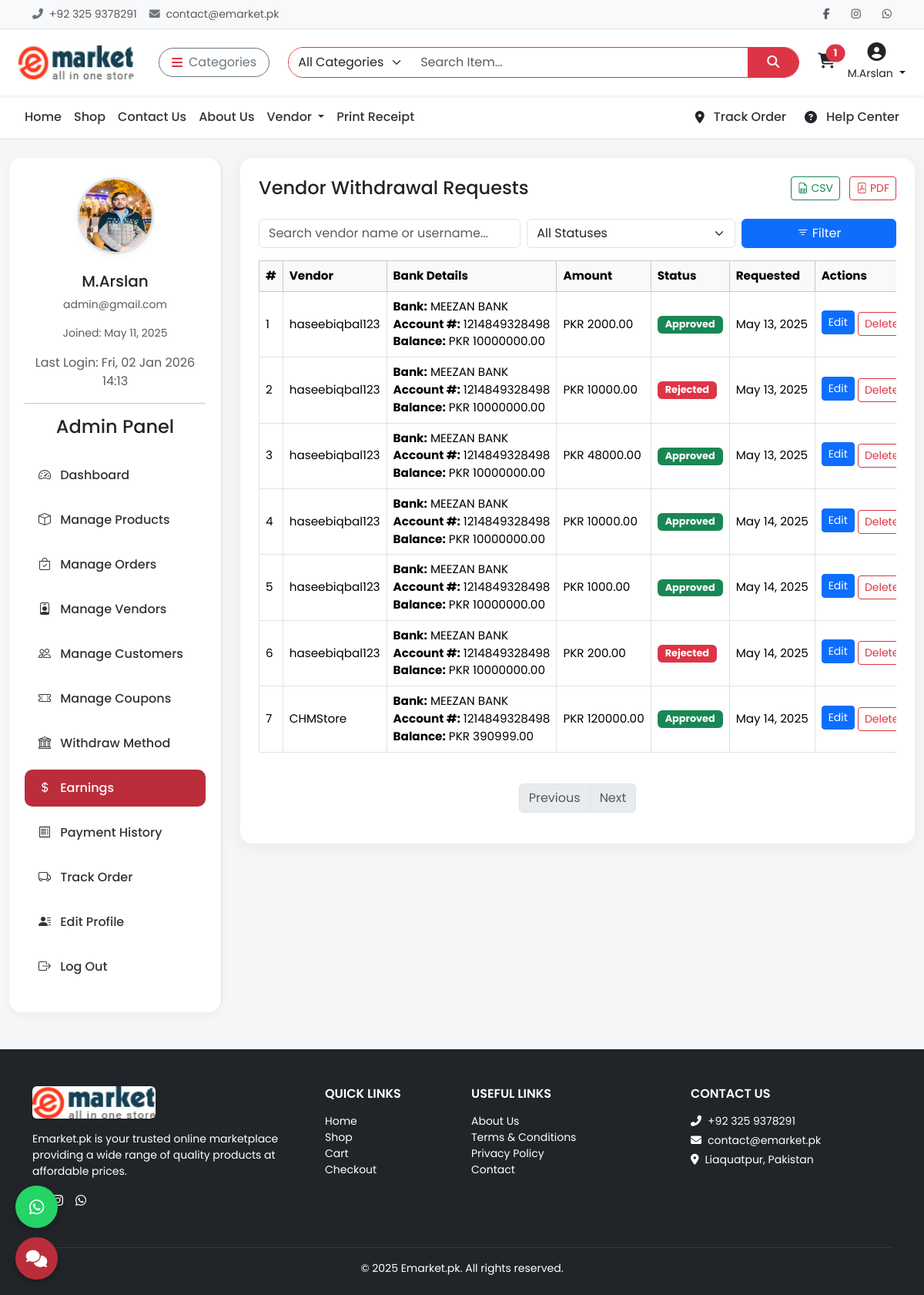
The app's page /admin-panel/withdrawals/ (signed in) with its own data.
### api/models.py (models this page shows, shortened)
class Cart(models.Model):
    user = models.ForeignKey(settings.AUTH_USER_MODEL, on_delete=models.CASCADE, null=True, blank=True)
    session_key = models.CharField(max_length=40, null=True, blank=True)
    created_at = models.DateTimeField(auto_now_add=True)
    coupon = models.ForeignKey(Coupon, on_delete=models.SET_NULL, null=True, blank=True)
    total = models.DecimalField(max_digits=10, decimal_places=2, default=0)
    def total_amount(self):
        return self.total
    @property
    def total_items(self):
        return sum(item.quantity for item in self.items.all())
    @staticmethod
    def get_or_create_cart(request):
        if request.user.is_authenticated:
            cart, _ = Cart.objects.get_or_create(user=request.user, session_key=None)
        else:
            session_key = request.session.session_key
            if not session_key:
                request.session.create()
                session_key = request.session.session_key
            cart, _ = Cart.objects.get_or_create(user=None, session_key=session_key)
        return cart

class CartItem(models.Model):
    cart = models.ForeignKey(Cart, related_name='items', on_delete=models.CASCADE)
    product = models.ForeignKey('Product', on_delete=models.CASCADE)
    color = models.ForeignKey('ProductColorVariant', on_delete=models.SET_NULL, null=True, blank=True)
    size = models.ForeignKey('ProductSizeVariant', on_delete=models.SET_NULL, null=True, blank=True)
    quantity = models.PositiveIntegerField(default=1)
    @property
    def total_price(self):
        base_price = self.product.base_price
        color_price = self.color.price if self.color else Decimal(0)
        size_price = self.size.price if self.size else Decimal(0)
        return (base_price + color_price + size_price) * self.quantity

class CustomUser(AbstractUser):
    email = models.EmailField(unique=True)
    phone = models.CharField(max_length=20, blank=True)
    profile_image = models.ImageField(upload_to='profiles/', blank=True, null=True)
    is_vendor = models.BooleanField(default=False)
    is_customer = models.BooleanField(default=True)
    address = models.TextField(blank=True)

class Withdrawal(models.Model):
    STATUS_CHOICES = (
        ('Pending', 'Pending'),
        ('Approved', 'Approved'),
        ('Rejected', 'Rejected'),
    )
    vendor = models.ForeignKey(Vendor, on_delete=models.CASCADE)
    amount = models.DecimalField(max_digits=10, decimal_places=2)
    status = models.CharField(max_length=10, choices=STATUS_CHOICES, default='Pending')
    requested_at = models.DateTimeField(auto_now_add=True)
    processed_at = models.DateTimeField(auto_now_add=True,null=True, blank=True)

class Vendor(models.Model):
    user = models.OneToOneField(settings.AUTH_USER_MODEL, related_name='vendor', on_delete=models.CASCADE)
    vendor_slug = models.SlugField(blank=True, null=True)
    slug = models.SlugField(blank=True, null=True)
    business_name = models.CharField(max_length=255)
    business_type = models.CharField(max_length=100, choices=[
        ('Individual', 'Individual'),
        ('Company', 'Company'),
        ('Agency', 'Agency'),
    ])
    registration_number = models.CharField(max_length=100)
    tax_id = models.CharField(max_length=100, blank=True, null=True)
    business_description = models.TextField(blank=True)
    phone_number = models.CharField(max_length=20)
    alternate_phone = models.CharField(max_length=20, blank=True, null=True)
    address = models.TextField()
    city = models.CharField(max_length=100)
    state = models.CharField(max_length=100)
    zip_code = models.CharField(max_length=20)
    country = models.CharField(max_length=100)
    bank_name = models.CharField(max_length=100)
    account_holder_name = models.CharField(max_length=100)
    account_number = models.CharField(max_length=100)
    swift_code = models.CharField(max_length=100)
    total_earnings = models.DecimalField(max_digits=10, decimal_places=2, default=0)
    available_balance = models.DecimalField(max_digits=10, decimal_places=2, default=0)
    business_license = models.FileField(upload_to='vendor/licenses/')
    tax_certificate = models.FileField(upload_to='vendor/tax_docs/', blank=True, null=True)
    id_proof = models.FileField(upload_to='vendor/id_proof/')
    logo = models.ImageField(upload_to='vendor/logos/', blank=True, null=True)
    website = models.URLField(blank=True, null=True)
    social_links = models.TextField(blank=True, help_text="Add links separated by commas")
    average_rating = models.DecimalField(max_digits=3, decimal_places=2, default=0.0)
    total_reviews = models.PositiveIntegerField(default=0)
    verified_vendor = models.BooleanField(default=False)
    preferred_payment_method = models.CharField(max_length=50, choices=[
        ('Bank Transfer', 'Bank Transfer'),
        ('PayPal', 'PayPal'),
    ])
    is_payment_info_verified = models.BooleanField(default=False)
    agreed_to_terms = models.BooleanField(default=False)
    created_at = models.DateTimeField(auto_now_add=True)

### api/adminviews.py (the view)
# urls.py: path('admin-panel/withdrawals/', adminviews.admin_vendor_withdrawals, name='admin_vendor_withdrawals'),
def admin_vendor_withdrawals(request):
    withdrawals = Withdrawal.objects.select_related('vendor__user').all()
    return render(request, 'admin/admin_vendor_withdrawals.html', {'withdrawals': withdrawals})

### api/context_processors.py (called while the page is built)
def cart_total_items(request):
    cart = Cart.get_or_create_cart(request)
    return {'cart': cart}

### templates/admin/admin_vendor_withdrawals.html (shortened to what this page needs)
{% extends 'base.html' %}
{% load static %}
{% block content %}
<div class="container-fluid mt-4">
  <div class="row">
    <div class="col-lg-3 mb-4 mb-lg-0">
      <div class="sidebar">
        <div class="text-center">
          <img src="{% if request.user.profile_image %}{{ request.user.profile_image.url }}{% else %}{% static 'images/default-user.png' %}{% endif %}" alt="User Image" class="user-img">
          <h5 class="mt-2">{{ request.user.username }}</h5>
          <p class="text-muted small">{{ request.user.email }}</p>
          <p class="small text-muted">Joined: {{ request.user.date_joined|date:"M d, Y" }}</p>
          {% if request.user.last_login %}
  <p class="text-muted">Last Login: {{ request.user.last_login|date:"D, d M Y H:i" }}</p>
{% else %}
  <p class="text-muted">First login detected</p>
{% endif %}
        </div>
        <hr>
        {% include 'includes/sidebar_admin.html' %}
      </div>
    </div>
    <div class="col-lg-9">
      <div class="card p-4">
        <div class="d-flex justify-content-between align-items-center mb-4">
          <h4 class="mb-0">Vendor Withdrawal Requests</h4>
          <div>
            <a href="{% url 'export_withdrawals_csv' %}" class="btn btn-outline-success btn-sm me-2"><i class="bi bi-file-earmark-spreadsheet"></i> CSV</a>
            <a href="{% url 'export_withdrawals_pdf' %}" class="btn btn-outline-danger btn-sm"><i class="bi bi-file-pdf"></i> PDF</a>
          </div>
        </div>
        <form method="get" class="row g-2 mb-3">
          <div class="col-md-5">
            <input type="text" name="search" class="form-control" placeholder="Search vendor name or username..." value="{{ search_query }}">
          </div>
          <div class="col-md-4">
            <select name="status" class="form-select">
              <option value="">All Statuses</option>
            </select>
          </div>
          <div class="col-md-3">
            <button class="btn btn-primary w-100" type="submit"><i class="bi bi-filter"></i> Filter</button>
          </div>
        </form>
        {% if withdrawals %}
        <div class="table-responsive">
          <table class="table table-hover table-bordered align-middle text-nowrap">
            <thead class="table-light">
              <tr>
                <th>#</th>
                <th>Vendor</th>
                <th>Bank Details</th>
                <th>Amount</th>
                <th>Status</th>
                <th>Requested</th>
                <th>Actions</th>
              </tr>
            </thead>
            <tbody>
              {% for withdrawal in withdrawals %}
              <tr>
                <td>{{ forloop.counter }}</td>
                <td>{{ withdrawal.vendor.user.username }}</td>
                <td>
                  <strong>Bank:</strong> {{ withdrawal.vendor.bank_name }}<br>
                  <strong>Account #:</strong> {{ withdrawal.vendor.account_number }}<br>
                  <strong>Balance:</strong> PKR {{ withdrawal.vendor.available_balance }}
                </td>
                <td>PKR {{ withdrawal.amount }}</td>
                <td>
                  <span class="badge
                    {% if withdrawal.status == 'Approved' %}badge-approved
                    {% elif withdrawal.status == 'Rejected' %}badge-rejected
                    {% else %}badge-pending{% endif %}">
                    {{ withdrawal.status }}
                  </span>
                </td>
                <td>{{ withdrawal.requested_at|date:"M d, Y" }}</td>
                <td>
                  <a href="{% url 'admin_edit_withdrawal' withdrawal.id %}" class="btn btn-primary btn-sm mb-1">Edit</a>
                  <form action="{% url 'admin_delete_withdrawal' withdrawal.id %}" method="post" class="d-inline">
                    <button type="submit" class="btn btn-outline-danger btn-sm" onclick="return confirm('Are you sure?')">Delete</button>
                  </form>
                </td>
              </tr>
              {% endfor %}
            </tbody>
          </table>
        </div>
        <nav class="mt-4">
          <ul class="pagination justify-content-center">
            {% if withdrawals.has_previous %}
              <li class="page-item"><a class="page-link" href="?page={{ withdrawals.previous_page_number }}&search={{ search_query }}&status={{ status_filter }}">Previous</a></li>
            {% else %}
              <li class="page-item disabled"><span class="page-link">Previous</span></li>
            {% endif %}
            {% if withdrawals.has_next %}
              <li class="page-item"><a class="page-link" href="?page={{ withdrawals.next_page_number }}&search={{ search_query }}&status={{ status_filter }}">Next</a></li>
            {% else %}
              <li class="page-item disabled"><span class="page-link">Next</span></li>
            {% endif %}
          </ul>
        </nav>
        {% else %}
          <p class="text-center text-muted mt-4">No withdrawal requests found.</p>
        {% endif %}
      </div>
    </div>
  </div>
</div>
{% include 'includes/footer.html' %}
{% endblock %}

### templates/includes/header.html (shortened to what this page needs)
{% load static %}
<div class="topbar border-bottom bg-light py-2 small">
  <div class="container d-flex justify-content-between align-items-center flex-wrap">
    <div class="text-muted d-flex align-items-center gap-3">
      <span><i class="fas fa-phone-alt me-1 text-secondary"></i> +92 325 9378291</span>
      <span><i class="fas fa-envelope me-1 text-secondary"></i> contact@emarket.pk</span>
    </div>
    <div class="d-flex align-items-center gap-3 mt-2 mt-md-0">
      <a href="https://www.facebook.com/ChoudharyMuhammadArslan" class="text-muted"><i class="fab fa-facebook-f"></i></a>
      <a href="https://www.instagram.com/choudharymuhammadarslan/" class="text-muted"><i class="fab fa-instagram"></i></a>
      <a href="https://wa.me/923229989145" class="text-muted"><i class="fab fa-whatsapp"></i></a>
    </div>
  </div>
</div>
<nav class="navbar navbar-expand-lg bg-white shadow-sm py-3 sticky-top">
  <div class="container-fluid px-4">
    <a class="navbar-brand fw-bold me-4 d-flex align-items-center" href="{% url 'home' %}">
      <img src="{% static 'images/logo.jpg' %}" alt="Logo" width="150" height="30" class="me-2 rounded">
    </a>
    <div class="dropdown me-3">
      <button class="btn btn-outline-secondary d-flex align-items-center rounded-pill px-3" type="button" data-bs-toggle="dropdown">
        <i class="fas fa-bars me-2 text-danger"></i> Categories
      </button>
    </div>
    <form class="d-flex flex-grow-1 mx-2" method="GET" action="{% url 'search_products' %}">
      <div class="input-group rounded-pill overflow-hidden border border-danger">
        <select name="category" class="form-select border-0" style="max-width: 160px;">
          <option value="">All Categories</option>
        </select>
        <input type="search" name="q" class="form-control border-0" placeholder="Search Item..." required>
        <button class="btn btn-danger rounded-0 px-4" type="submit"><i class="fas fa-search"></i></button>
      </div>
    </form>
    <div class="d-flex align-items-center ms-3 gap-3">
      <a href="#" id="cart-icon" class="text-dark position-relative" data-bs-toggle="offcanvas" data-bs-target="#cartSidebar">
        <i class="fas fa-shopping-cart fs-5"></i>
        {% if cart.total_items > 0 %}
        <span class="position-absolute top-0 start-100 translate-middle badge rounded-pill bg-danger">
          {{ cart.total_items }}
        </span>
        {% endif %}
        <br>
      </a>
{% if user.is_authenticated %}
  <div class="dropdown text-center">
    <a href="#" class="text-dark text-decoration-none dropdown-toggle" data-bs-toggle="dropdown">
      <i class="fas fa-user-circle fs-4"></i><br>
      <small>{{ user.username }}</small>
    </a>
  </div>
{% else %}
  <a href="#" class="text-dark text-decoration-none text-center" data-bs-toggle="modal" data-bs-target="#loginModal">
    <i class="fas fa-sign-in-alt fs-5"></i><br><small>Login</small>
  </a>
{% endif %}
    </div>
  </div>
</nav>

### templates/base.html (style rules this page uses)
* { font-family: 'Poppins', sans-serif; }
body { background-color: #f4f4f4; }
.topbar { background-color: #f8f9fa; font-size: 14px; padding: 6px 0; }
.topbar a { color: #333; margin-left: 12px; transition: color 0.2s ease; }
.navbar-brand img { height: 44px; }

### templates/admin/admin_vendor_withdrawals.html (style rules this page uses)
body { background-color: #f4f6f8; font-family: 'Poppins', sans-serif; }
.sidebar { background: #fff; padding: 25px 20px; border-right: 1px solid #e0e0e0; min-height: 100%; border-radius: 16px; box-shadow: 0 4px 12px rgba(0, 0, 0, 0.04); }
.user-img { width: 100px; height: 100px; object-fit: cover; border-radius: 50%; margin-bottom: 15px; border: 3px solid #dee2e6; box-shadow: 0 2px 10px rgba(0, 0, 0, 0.05); }
.card { border-radius: 16px; box-shadow: 0 4px 24px rgba(0, 0, 0, 0.06); border: none; }
.table th, .table td { vertical-align: middle; font-size: 0.95rem; }
.badge { font-size: 0.8rem; padding: 5px 10px; border-radius: 6px; }
.badge-approved { background-color: #198754; color: #fff; }
.badge-rejected { background-color: #dc3545; color: #fff; }

### records on screen
Cart: total_items "1"
CustomUser: username "M.Arslan", profile_image (picture), user.username "M.Arslan", user.email "admin@gmail.com", user.date_joined "May 11, 2025", user.last_login "Fri, 02 Jan 2026 14:13"
Withdrawal: vendor.user.username "haseebiqbal123", vendor.bank_name "MEEZAN BANK", vendor.account_number "1214849328498", vendor.available_balance "10000000.00", amount "2000.00", status "Approved", requested_at "May 13, 2025"
Withdrawal: vendor.user.username "haseebiqbal123", vendor.bank_name "MEEZAN BANK", vendor.account_number "1214849328498", vendor.available_balance "10000000.00", amount "10000.00", status "Rejected", requested_at "May 13, 2025"
Withdrawal: vendor.user.username "haseebiqbal123", vendor.bank_name "MEEZAN BANK", vendor.account_number "1214849328498", vendor.available_balance "10000000.00", amount "48000.00", status "Approved", requested_at "May 13, 2025"
Withdrawal: vendor.user.username "haseebiqbal123", vendor.bank_name "MEEZAN BANK", vendor.account_number "1214849328498", vendor.available_balance "10000000.00", amount "10000.00", status "Approved", requested_at "May 14, 2025"
Withdrawal: vendor.user.username "haseebiqbal123", vendor.bank_name "MEEZAN BANK", vendor.account_number "1214849328498", vendor.available_balance "10000000.00", amount "1000.00", status "Approved", requested_at "May 14, 2025"
Withdrawal: vendor.user.username "haseebiqbal123", vendor.bank_name "MEEZAN BANK", vendor.account_number "1214849328498", vendor.available_balance "10000000.00", amount "200.00", status "Rejected", requested_at "May 14, 2025"
Withdrawal: vendor.user.username "CHMStore", vendor.bank_name "MEEZAN BANK", vendor.account_number "1214849328498", vendor.available_balance "390999.00", amount "120000.00", status "Approved", requested_at "May 14, 2025"

### other values on screen
{{ year|default:2025 }} "2025"
